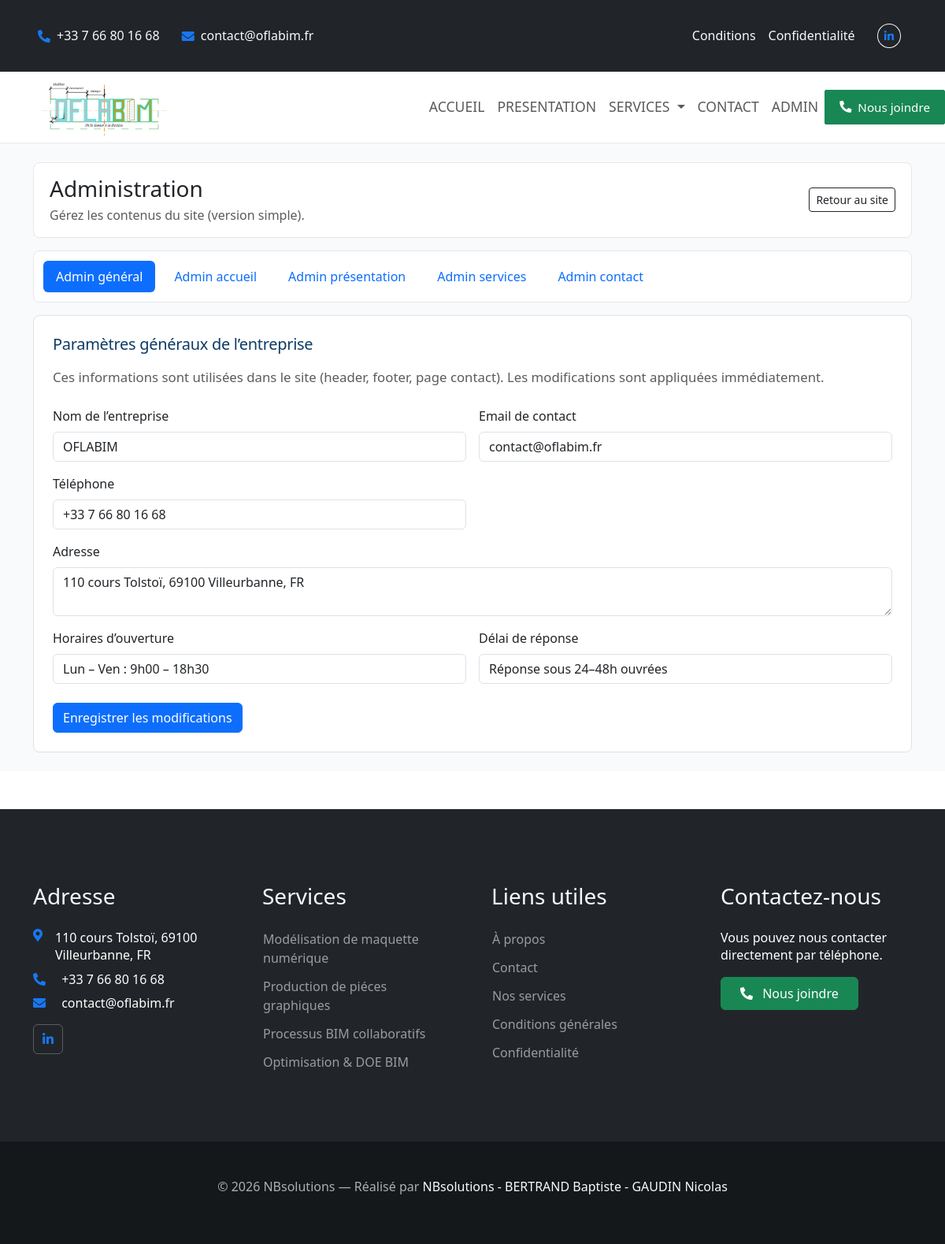
Before: /index.php?page=adminDashboard with the older database file.
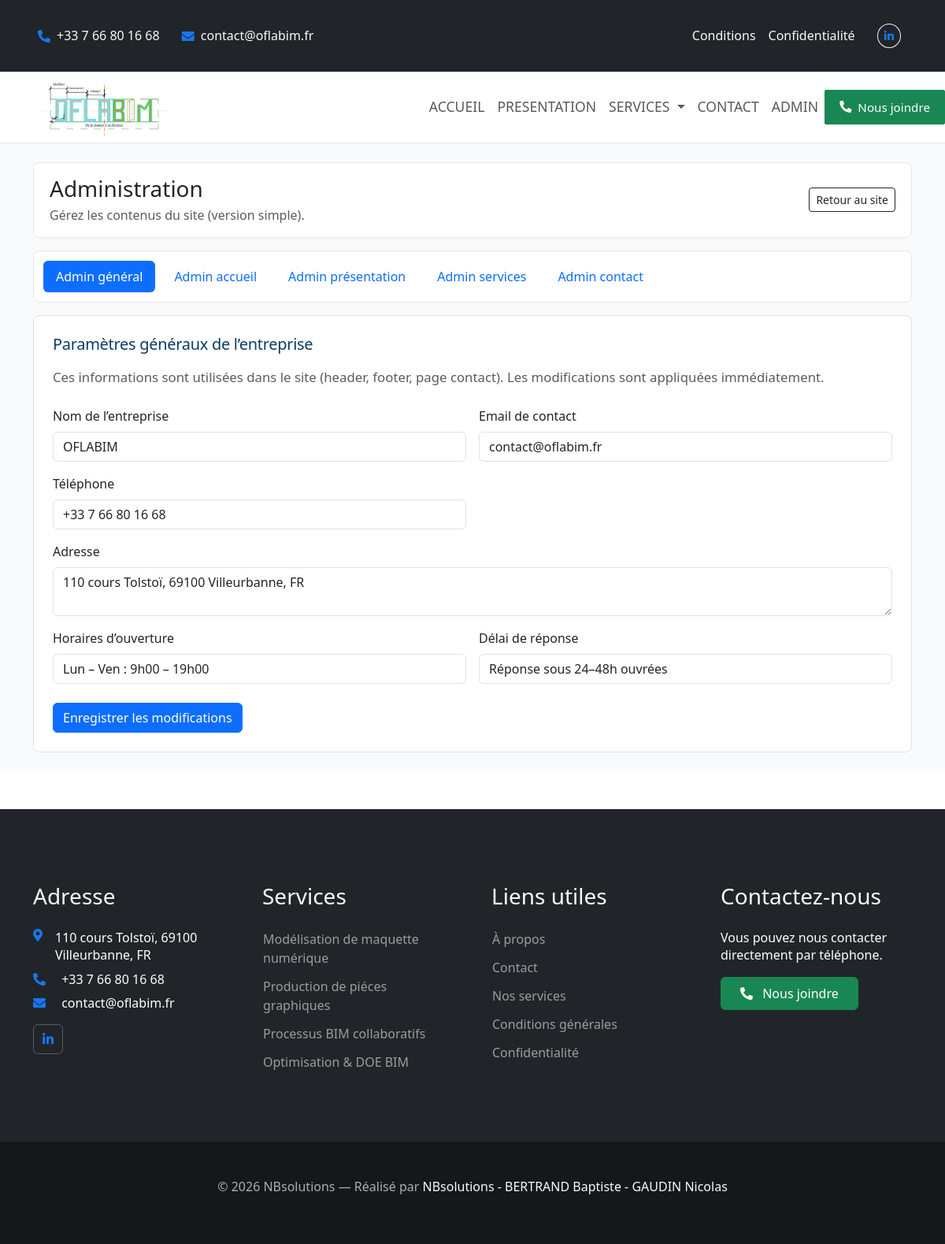
After: the same page with the newer database file.
### tables this page shows
CREATE TABLE `user` (
  `id` int(10) UNSIGNED NOT NULL,
  `role_id` int(10) UNSIGNED NOT NULL,
  `email` varchar(190) NOT NULL,
  `phone` varchar(30) DEFAULT NULL,
  `address` varchar(255) DEFAULT NULL,
  `username` varchar(100) NOT NULL,
  `company_name` varchar(150) NOT NULL,
  `password_hash` varchar(255) NOT NULL,
  `is_active` tinyint(1) NOT NULL DEFAULT 1,
  `last_login_at` datetime DEFAULT NULL,
  `created_at` datetime NOT NULL DEFAULT current_timestamp(),
  `updated_at` datetime NOT NULL DEFAULT current_timestamp() ON UPDATE current_timestamp(),
  `opening_hours` varchar(120) DEFAULT NULL,
  `response_delay` varchar(120) DEFAULT NULL
);

### controllers/adminController.php (called while the page is built, shortened)
<?php
$page = $_GET['page'] ?? 'adminDashboard';
$page = preg_replace('/[^a-zA-Z0-9_]/', '', $page);
$view      = 'adminDashboard.php';
switch ($page) {
    case 'adminDashboard':
        require_once PATH_CONTROLLERS . 'AdminDashboardController.php';
        $controller = new AdminDashboardController($pdo);
        $data = $controller->index();
        if (isset($admin)) {
            $siteUser = $admin;
        }
        $view      = 'adminDashboard.php';
        break;
}
require_once PATH_VIEWS . 'header.php';
require_once PATH_VIEWS_ADMIN . 'adminTabs.php';
require_once PATH_VIEWS_ADMIN . $view;
require_once PATH_VIEWS . 'footer.php';

### index.php (called while the page is built, shortened)
<?php
require_once('./config/configuration.php');
$page = $_GET['page'] ?? 'accueil';
$page = preg_replace('/[^a-zA-Z0-9_]/', '', $page);
$publicPages = [
    'accueil',
    'presentation',
    'service',
    'references',
    'contact',
    'conditions',
    'confidentialite'
];
$adminPages = [
    'adminDashboard',
    'adminAccueil',
    'adminPresentation',
    'adminServices',
    'adminContact',
];
require_once PATH_MODELS . 'UserModel.php';
$userModel = new UserModel($pdo);
$siteUser = $userModel->find(1);
if (in_array($page, $publicPages, true)) {
    $controllerFile = PATH_CONTROLLERS . 'homeController.php';
} elseif (in_array($page, $adminPages, true)) {
    $controllerFile = PATH_CONTROLLERS . 'adminController.php';
} elseif ($page === 'login' || $page === 'logout') {
    $controllerFile = PATH_CONTROLLERS . 'authController.php';
} else {
    $controllerFile = PATH_CONTROLLERS . '404.php';
}
require_once $controllerFile;

### controllers/adminDashboardController.php (called while the page is built, shortened)
<?php
require_once PATH_ENTITY  . 'User.php';
require_once PATH_MODELS  . 'UserModel.php';
class AdminDashboardController
{
    private UserModel $userModel;
    public function __construct(PDO $pdo)
    {
        $this->userModel = new UserModel($pdo);
    }
    public function index(): array
    {
        $adminId = 1;
        $errors       = [];
        $flashSuccess = null;
        $admin = $this->userModel->find($adminId);
        return [
            'admin'        => $admin,
            'errors'       => $errors,
            'flashSuccess' => $flashSuccess,
        ];
    }
}

### models/UserModel.php (called while the page is built, shortened)
<?php
require_once PATH_ENTITY . 'User.php';
class UserModel
{
    private PDO $pdo;
    public function __construct(PDO $pdo)
    {
        $this->pdo = $pdo;
    }
    public function find(int $id): ?User
    {
        $stmt = $this->pdo->prepare("SELECT * FROM user WHERE id = :id LIMIT 1");
        $stmt->execute(['id' => $id]);
        $data = $stmt->fetch(PDO::FETCH_ASSOC);
        return $this->hydrate($data);
    }
    private function hydrate(array $data): User
    {
        $user = new User();
        $ref = new ReflectionClass($user);
        foreach ($data as $key => $value) {
            if ($ref->hasProperty($key)) {
                $property = $ref->getProperty($key);
            }
        }
        return $user;
    }
}

### entities/User.php (called while the page is built, shortened)
<?php
class User
{
    private string $email;
    private ?string $phone;
    private ?string $address;
    private string $company_name;
    private ?string $opening_hours;
    private ?string $response_delay;
    public function getEmail(): string
    {
        return $this->email;
    }
    public function getPhone(): ?string
    {
        return $this->phone;
    }
    public function getAddress(): ?string
    {
        return $this->address;
    }
    public function getCompanyName(): string
    {
        return $this->company_name;
    }
    public function getOpeningHours(): ?string
    {
        return $this->opening_hours;
    }
    public function getResponseDelay(): ?string
    {
        return $this->response_delay;
    }
}

### views/views_admin/adminDashboard.php (the view, shortened to what the rows shown need)
<div class="border rounded-3 p-4 bg-white">
    <h2 class="h5 mb-3">Paramètres généraux de l’entreprise</h2>
    <form method="post" action="index.php?page=adminDashboard" class="row g-3">
        <div class="col-md-6">
            <label class="form-label">Nom de l’entreprise</label>
            <input
                type="text"
                name="company_name"
                class="form-control"
                required
                value="<?= htmlspecialchars($admin->getCompanyName() ?? '') ?>"
            >
        </div>
        <div class="col-md-6">
            <label class="form-label">Email de contact</label>
            <input
                type="email"
                name="email"
                class="form-control"
                required
                value="<?= htmlspecialchars($admin->getEmail() ?? '') ?>"
            >
        </div>
        <div class="col-md-6">
            <label class="form-label">Téléphone</label>
            <input
                type="text"
                name="phone"
                class="form-control"
                required
                value="<?= htmlspecialchars($admin->getPhone() ?? '') ?>"
            >
        </div>
        <div class="col-12">
            <label class="form-label">Adresse</label>
            <textarea
                name="address"
                required
                class="form-control"
                rows="2"
            ><?= htmlspecialchars($admin->getAddress() ?? '') ?></textarea>
        </div>
        <div class="col-md-6">
            <label class="form-label">Horaires d’ouverture</label>
            <input
                type="text"
                name="opening_hours"
                class="form-control"
                required
                value="<?= htmlspecialchars($admin->getOpeningHours() ?? '') ?>"
            >
        </div>
        <div class="col-md-6">
            <label class="form-label">Délai de réponse</label>
            <input
                type="text"
                name="response_delay"
                class="form-control"
                required
                value="<?= htmlspecialchars($admin->getResponseDelay() ?? '') ?>"
            >
        </div>
    </form>
</div>
</section>

### views/header.php (shortened to what the rows shown need)
<!doctype html>
<html lang="fr">
<head>
    <link
        href="https://cdnjs.cloudflare.com/ajax/libs/font-awesome/5.10.0/css/all.min.css"
        rel="stylesheet"
    >
    <link
        href="https://cdn.jsdelivr.net/npm/bootstrap-icons@1.11.1/font/bootstrap-icons.css"
        rel="stylesheet"
    >
    <link
        href="https://cdn.jsdelivr.net/npm/bootstrap@5.3.2/dist/css/bootstrap.min.css"
        rel="stylesheet"
    >
    <link href="assets/css/style.css" rel="stylesheet">
    <link rel="stylesheet" href="https://cdn.jsdelivr.net/npm/swiper@11/swiper-bundle.min.css">
</head>
<body>
<div class="container-fluid bg-dark text-light px-0">
    <div class="row gx-0 d-none d-lg-flex">
        <div class="col-lg-7 px-5 text-start">
            <?php if (!empty($siteUser?->getPhone())): ?>
                <div class="h-100 d-inline-flex align-items-center me-4">
                    <i class="fa fa-phone-alt me-2"></i>
                    <a class="text-light" href="tel:<?= preg_replace('/\s+/', '', $siteUser->getPhone()) ?>">
                        <?= htmlspecialchars($siteUser->getPhone()) ?>
                    </a>
                </div>
            <?php endif; ?>
            <div class="h-100 d-inline-flex align-items-center">
            <i class="fa fa-envelope me-2"></i>
            <a
                class="text-light"
                href="mailto:<?= htmlspecialchars($siteUser->getEmail() ?? '') ?>"
            >
                <?= htmlspecialchars($siteUser->getEmail() ?? '') ?>
            </a>
        </div>
        </div>
    </div>
</div>
<main>

### views/footer.php (shortened to what the rows shown need)
</main>
<div class="container-fluid bg-dark text-body footer mt-5 pt-3 px-0">
    <div class="container py-5">
        <div class="row g-5">
            <div class="col-lg-3 col-md-6">
                <h3 class="text-light mb-4">Adresse</h3>
                <p class="mb-2 d-flex justify-content-lg-end">
                    <i class="fa fa-map-marker-alt text-primary me-3"></i>
                    <?= nl2br(htmlspecialchars($siteUser->getAddress() ?? '')) ?>
                </p>
                <?php if (!empty($siteUser?->getPhone())): ?>
                    <p class="mb-2">
                        <i class="fa fa-phone-alt text-primary me-3"></i>
                        <a class="text-reset"
                        href="tel:<?= preg_replace('/\s+/', '', $siteUser->getPhone()) ?>">
                            <?= htmlspecialchars($siteUser->getPhone()) ?>
                        </a>
                    </p>
                <?php endif; ?>
                <?php if (!empty($siteUser?->getEmail())): ?>
                    <p class="mb-2">
                        <i class="fa fa-envelope text-primary me-3"></i>
                        <a class="text-reset"
                        href="mailto:<?= htmlspecialchars($siteUser->getEmail()) ?>">
                            <?= htmlspecialchars($siteUser->getEmail()) ?>
                        </a>
                    </p>
                <?php endif; ?>
                <div class="d-flex pt-2">
                    <a class="btn btn-square btn-outline-body me-0" href="#" target="_blank">
                    </a>
                </div>
            </div>
        </div>
    </div>
</div>
</body>
</html>

Changed rows visible on the page:
changed user "contact@oflabim.fr": opening_hours "Lun – Ven : 9h00 – 18h30" → "Lun – Ven : 9h00 – 19h00"
